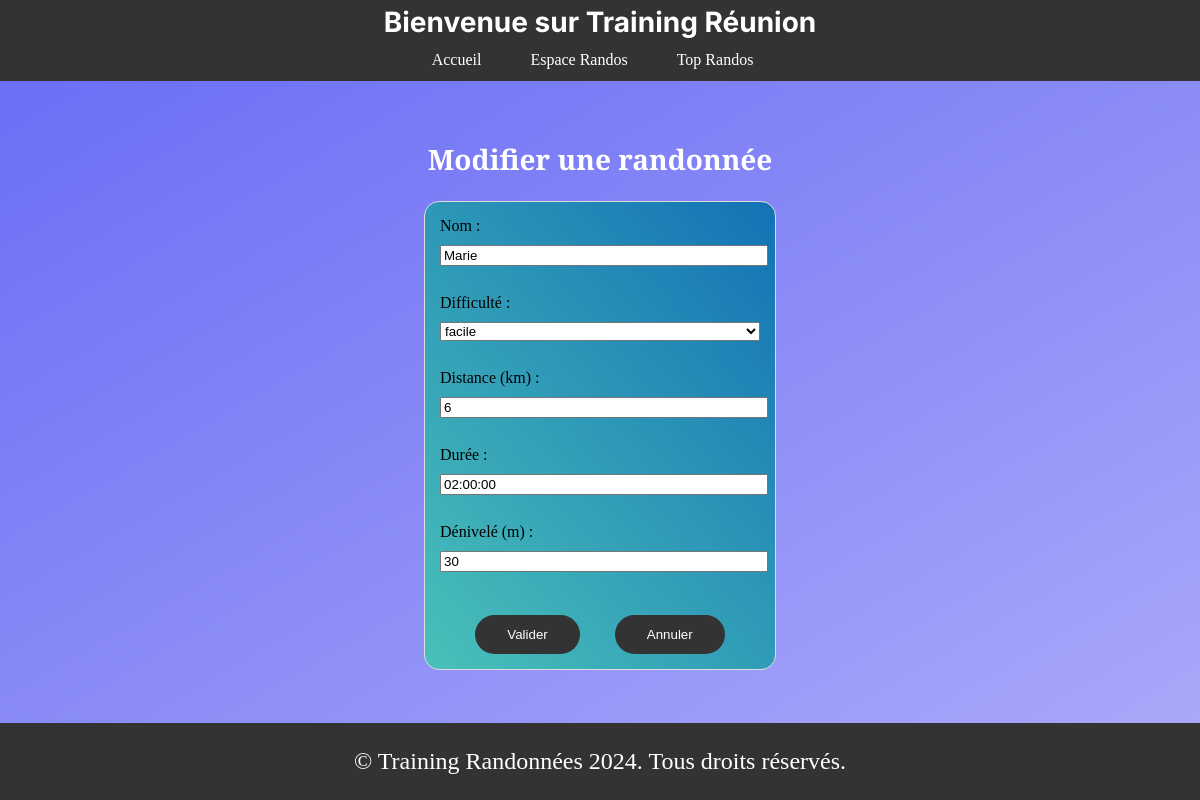
/update.php?id=4 (signed in), run on the app's committed database.
### tables this page shows
CREATE TABLE `hiking` (
  `id` int(11) UNSIGNED NOT NULL,
  `name` varchar(255) NOT NULL,
  `difficulty` enum('très facile','facile','moyen','difficile','très difficile') NOT NULL,
  `distance` int(11) NOT NULL COMMENT 'in km',
  `duration` time NOT NULL,
  `height_difference` int(6) NOT NULL COMMENT 'in m'
);

### update.php (the view, shortened to what this page needs)
<?php
require 'db.php';
$default_difficulties = ['très facile', 'facile', 'moyen', 'difficile', 'très difficile'];
$stmt = $pdo->prepare("SELECT DISTINCT difficulty FROM hiking");
$stmt->execute();
$db_difficulties = $stmt->fetchAll(PDO::FETCH_COLUMN);
$difficulty_levels = array_unique(array_merge($default_difficulties, $db_difficulties));
$data = [
    'id' => '',
    'name' => '',
    'difficulty' => '',
    'distance' => '',
    'duration' => '',
    'height_difference' => ''
];
    $stmt = $pdo->prepare("SELECT * FROM hiking WHERE id = :id");
    $stmt->execute(['id' => $_GET['id']]);
    $rando = $stmt->fetch();
    if ($rando) {
        $data = array_map('htmlspecialchars', $rando);
    } else {
        exit;
}
?>
<?php
require 'assets/addons/header.php';
?>
<main>
    <h2 class="maj">Modifier une randonnée</h2>
    <div class="column column-right">
        <form action="update.php" method="post">
            <label for="name">Nom :</label>
            <input type="text" id="name" name="name" value="<?php echo $data['name']; ?>" required><br>
            <label for="difficulty">Difficulté :</label>
            <select id="difficulty" name="difficulty" required>
                <?php foreach ($difficulty_levels as $level): ?>
                    <option value="<?php echo htmlspecialchars($level); ?>"
                        <?php
                        echo $data['difficulty'] === $level ? "selected" : ""; ?>>
                        <?php echo htmlspecialchars($level); ?>
                    </option>
                <?php endforeach; ?>
            </select><br>
            <label for="distance">Distance (km) :</label>
            <input type="number" id="distance" name="distance" step="0.1" value="<?php echo $data['distance']; ?>" required><br>
            <label for="duration">Durée :</label>
            <input type="text" id="duration" name="duration" value="<?php echo $data['duration']; ?>" required><br>
            <label for="height_difference">Dénivelé (m) :</label>
            <input type="number" id="height_difference" name="height_difference" value="<?php echo $data['height_difference']; ?>" required><br>
            <div id="update-button">
                <input type="submit" id="valid" class="btn" value="Valider">
                <button type="submit" name="cancel" id="annul" class="btn">Annuler</button>
            </div>
        </form>
    </div>
</main>
<?php
require 'assets/addons/footer.php';
?>

### style.css (style rules this page uses)
body { display: flex; flex-direction: column; justify-content: center; align-items: center; background: linear-gradient(150deg, #686af5, #abacf9); margin: 0; padding: 0; min-height: 100vh; }
h2 { font-family: "Playfair Display", serif; font-size: 28px; text-align: center; color: rgb(255, 255, 255); padding: 0 10px; }
main { flex: 1; margin-top: 80px; }
.maj { margin-top: 60px; }
.btn { display: inline-block; padding: 10px 30px; margin: 10px 0; background-color: #333; color: white; text-decoration: none; border: 2px solid transparent; border-radius: 20px; transition: 0.3s; text-align: center; cursor: pointer; }
#update-button { display: flex; flex-direction: row; justify-content: center; margin: auto; gap: 35px; }
#height_difference { margin-bottom: 25px; }
.column, .trail { background-color: #8e90f3; }
.column { border: 1px solid #ddd; min-width: 350px; margin: 15px; }
.column-right form { display: flex; flex-direction: column; align-items: flex-start; margin: 15px; }
.column-right label, .column-right input, .column-right select { margin-bottom: 10px; width: 100%; }
.column-right .btn { width: auto; margin: 0 auto; }
.column-left, .column-right { background: linear-gradient(50deg, #49c1b9, #1372b5); border-radius: 15px; }

### data on the page
hiking: name "Marie", difficulty "facile", distance "6", duration "02:00:00", height_difference "30"
